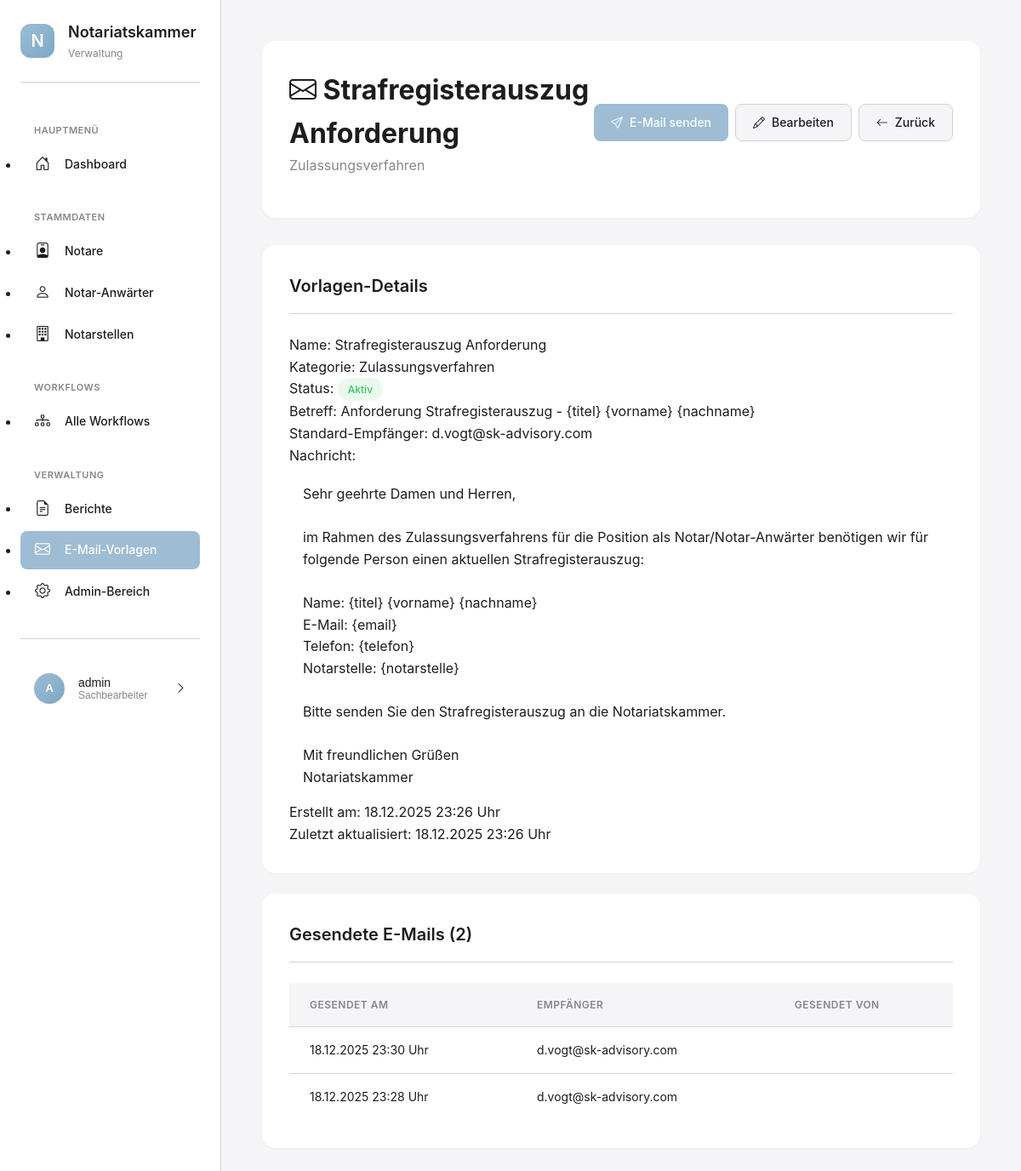
The app's page /emails/vorlagen/1/ (signed in) with its own data.
### apps/benutzer/models.py (models this page shows, shortened)
class KammerBenutzer(AbstractUser):
    ROLLEN = [
        ('admin', 'Administrator'),
        ('sachbearbeiter', 'Sachbearbeiter'),
        ('leitung', 'Leitung'),
    ]
    rolle = models.CharField(
        max_length=20,
        choices=ROLLEN,
        default='sachbearbeiter',
        verbose_name='Rolle'
    )
    abteilung = models.CharField(
        max_length=100,
        blank=True,
        verbose_name='Abteilung',
        help_text='z.B. "Zulassungen", "Aufsicht", "Allgemein"'
    )
    telefon = models.CharField(
        max_length=50,
        blank=True,
        verbose_name='Telefon'
    )
    class Meta:
        verbose_name = 'Kammermitarbeiter'
        verbose_name_plural = 'Kammermitarbeiter'
        ordering = ['last_name', 'first_name']

### apps/emails/models.py (models this page shows, shortened)
class EmailVorlage(models.Model):
    KATEGORIE_CHOICES = [
        ('strafregister', 'Strafregisterauszug'),
        ('bestellung', 'Bestellungsverfahren'),
        ('zulassung', 'Zulassungsverfahren'),
        ('aufsicht', 'Aufsichtsangelegenheiten'),
        ('allgemein', 'Allgemein'),
        ('sonstiges', 'Sonstiges'),
    ]
    name = models.CharField(
        max_length=200,
        verbose_name='Name der Vorlage',
        help_text='z.B. "Anfrage Strafregisterauszug"'
    )
    kategorie = models.CharField(
        max_length=50,
        choices=KATEGORIE_CHOICES,
        default='allgemein',
        verbose_name='Kategorie'
    )
    betreff = models.CharField(
        max_length=200,
        verbose_name='E-Mail-Betreff'
    )
    nachricht = models.TextField(
        verbose_name='E-Mail-Text',
        help_text='Platzhalter: {vorname}, {nachname}, {titel}, {notar_id}, {anwaerter_id}, {notarstelle}'
    )
    standard_empfaenger = models.EmailField(
        verbose_name='Standard-Empfänger',
        help_text='Standard-E-Mail-Adresse, an die diese Vorlage gesendet wird'
    )
    cc_empfaenger = models.CharField(
        max_length=500,
        blank=True,
        verbose_name='CC-Empfänger',
        help_text='Mehrere E-Mail-Adressen mit Komma trennen'
    )
    ist_aktiv = models.BooleanField(
        default=True,
        verbose_name='Aktiv'
    )
    erstellt_am = models.DateTimeField(auto_now_add=True)
    aktualisiert_am = models.DateTimeField(auto_now=True)
    class Meta:
        verbose_name = 'E-Mail-Vorlage'
        verbose_name_plural = 'E-Mail-Vorlagen'
        ordering = ['kategorie', 'name']

class GesendeteEmail(models.Model):
    vorlage = models.ForeignKey(
        EmailVorlage,
        on_delete=models.SET_NULL,
        null=True,
        blank=True,
        verbose_name='Verwendete Vorlage'
    )
    gesendet_von = models.ForeignKey(
        settings.AUTH_USER_MODEL,
        on_delete=models.SET_NULL,
        null=True,
        verbose_name='Gesendet von'
    )
    empfaenger = models.EmailField(verbose_name='Empfänger')
    cc_empfaenger = models.CharField(
        max_length=500,
        blank=True,
        verbose_name='CC-Empfänger'
    )
    betreff = models.CharField(max_length=200, verbose_name='Betreff')
    nachricht = models.TextField(verbose_name='Nachricht')
    notar = models.ForeignKey(
        'personen.Notar',
        on_delete=models.SET_NULL,
        null=True,
        blank=True,
        related_name='gesendete_emails',
        verbose_name='Notar'
    )
    anwaerter = models.ForeignKey(
        'personen.NotarAnwaerter',
        on_delete=models.SET_NULL,
        null=True,
        blank=True,
        related_name='gesendete_emails',
        verbose_name='Anwärter'
    )
    erfolgreich = models.BooleanField(
        default=True,
        verbose_name='Erfolgreich gesendet'
    )
    fehler = models.TextField(
        blank=True,
        verbose_name='Fehlermeldung'
    )
    gesendet_am = models.DateTimeField(auto_now_add=True, verbose_name='Gesendet am')
    class Meta:
        verbose_name = 'Gesendete E-Mail'
        verbose_name_plural = 'Gesendete E-Mails'
        ordering = ['-gesendet_am']

### apps/emails/views.py (the view)
# urls.py: path('vorlagen/<int:vorlage_id>/', views.vorlage_detail_view, name='vorlage_detail'),
@login_required
def vorlage_detail_view(request, vorlage_id):
    vorlage = get_object_or_404(EmailVorlage, id=vorlage_id)
    gesendete_emails = GesendeteEmail.objects.filter(vorlage=vorlage).order_by('-gesendet_am')[:10]
    context = {
        'vorlage': vorlage,
        'gesendete_emails': gesendete_emails,
    }
    return render(request, 'emails/vorlage_detail.html', context)

### templates/emails/vorlage_detail.html (shortened to what this page needs)
{% extends 'base_modern.html' %}
{% load static %}
{% block content %}
<div class="page-header">
    <div class="page-header-top">
        <div>
            <h1 class="page-title">
                <i class="bi bi-envelope"></i> {{ vorlage.name }}
            </h1>
            <p class="page-subtitle">{{ vorlage.get_kategorie_display }}</p>
        </div>
        <div class="page-actions">
            <a href="{% url 'email_vorbereiten' vorlage.id %}" class="btn btn-primary">
                <i class="bi bi-send"></i>
                E-Mail senden
            </a>
            <a href="{% url 'vorlage_bearbeiten' vorlage.id %}" class="btn btn-secondary">
                <i class="bi bi-pencil"></i>
                Bearbeiten
            </a>
            <a href="{% url 'vorlagen_liste' %}" class="btn btn-secondary">
                <i class="bi bi-arrow-left"></i>
                Zurück
            </a>
        </div>
    </div>
</div>
<div class="card">
    <div class="card-header">
        <h2 class="card-title">Vorlagen-Details</h2>
    </div>
    <div class="card-body">
        <div class="detail-grid">
            <div class="detail-item">
                <span class="detail-label">Name:</span>
                <span class="detail-value">{{ vorlage.name }}</span>
            </div>
            <div class="detail-item">
                <span class="detail-label">Kategorie:</span>
                <span class="detail-value">{{ vorlage.get_kategorie_display }}</span>
            </div>
            <div class="detail-item">
                <span class="detail-label">Status:</span>
                <span class="detail-value">
                    {% if vorlage.ist_aktiv %}
                        <span class="badge badge-success">Aktiv</span>
                    {% else %}
                        <span class="badge badge-secondary">Inaktiv</span>
                    {% endif %}
                </span>
            </div>
            <div class="detail-item">
                <span class="detail-label">Betreff:</span>
                <span class="detail-value">{{ vorlage.betreff }}</span>
            </div>
            <div class="detail-item">
                <span class="detail-label">Standard-Empfänger:</span>
                <span class="detail-value">{{ vorlage.standard_empfaenger }}</span>
            </div>
            <div class="detail-item" style="grid-column: 1 / -1;">
                <span class="detail-label">Nachricht:</span>
                <div class="detail-value" style="white-space: pre-wrap; background: var(--bg-secondary); padding: var(--spacing-md); border-radius: var(--border-radius); margin-top: var(--spacing-xs);">{{ vorlage.nachricht }}</div>
            </div>
            <div class="detail-item">
                <span class="detail-label">Erstellt am:</span>
                <span class="detail-value">{{ vorlage.erstellt_am|date:"d.m.Y H:i" }} Uhr</span>
            </div>
            <div class="detail-item">
                <span class="detail-label">Zuletzt aktualisiert:</span>
                <span class="detail-value">{{ vorlage.aktualisiert_am|date:"d.m.Y H:i" }} Uhr</span>
            </div>
        </div>
    </div>
</div>
{% if gesendete_emails %}
<div class="card" style="margin-top: var(--spacing-lg);">
    <div class="card-header">
        <h2 class="card-title">Gesendete E-Mails ({{ gesendete_emails|length }})</h2>
    </div>
    <div class="card-body">
        <div class="table-responsive">
            <table class="table">
                <thead>
                    <tr>
                        <th>Gesendet am</th>
                        <th>Empfänger</th>
                        <th>Gesendet von</th>
                    </tr>
                </thead>
                <tbody>
                    {% for email in gesendete_emails %}
                    <tr>
                        <td>{{ email.gesendet_am|date:"d.m.Y H:i" }} Uhr</td>
                        <td>{{ email.empfaenger }}</td>
                        <td>{{ email.gesendet_von.get_full_name }}</td>
                    </tr>
                    {% endfor %}
                </tbody>
            </table>
        </div>
    </div>
</div>
{% endif %}
{% endblock %}

### templates/base_modern.html (shortened to what this page needs)
{% load static %}
<!DOCTYPE html>
<html lang="de">
<head>
    <link rel="stylesheet" href="https://cdn.jsdelivr.net/npm/bootstrap-icons@1.11.3/font/bootstrap-icons.min.css">
    <link rel="stylesheet" href="{% static 'css/modern-style.css' %}">
</head>
<body>
    <aside class="sidebar">
        <div class="sidebar-logo">
            <div class="sidebar-logo-icon">
                N
            </div>
            <div class="sidebar-logo-text">
                <h1>Notariatskammer</h1>
                <p>Verwaltung</p>
            </div>
        </div>
        <nav class="sidebar-nav">
            <div class="sidebar-nav-section">
                <div class="sidebar-nav-section-title">Hauptmenü</div>
                <ul>
                    <li class="sidebar-nav-item">
                        <a href="{% url 'dashboard' %}" class="sidebar-nav-link {% if request.resolver_match.url_name == 'dashboard' %}active{% endif %}">
                            <i class="bi bi-house-door"></i>
                            <span>Dashboard</span>
                        </a>
                    </li>
                </ul>
            </div>
            <div class="sidebar-nav-section">
                <div class="sidebar-nav-section-title">Stammdaten</div>
                <ul>
                    <li class="sidebar-nav-item">
                        <a href="{% url 'notare_liste' %}" class="sidebar-nav-link {% if 'notare' in request.path %}active{% endif %}">
                            <i class="bi bi-person-badge"></i>
                            <span>Notare</span>
                        </a>
                    </li>
                    <li class="sidebar-nav-item">
                        <a href="{% url 'anwaerter_liste' %}" class="sidebar-nav-link {% if 'anwaerter' in request.path %}active{% endif %}">
                            <i class="bi bi-person"></i>
                            <span>Notar-Anwärter</span>
                        </a>
                    </li>
                    <li class="sidebar-nav-item">
                        <a href="{% url 'notarstellen_liste' %}" class="sidebar-nav-link {% if 'notarstellen' in request.path %}active{% endif %}">
                            <i class="bi bi-building"></i>
                            <span>Notarstellen</span>
                        </a>
                    </li>
                </ul>
            </div>
            <div class="sidebar-nav-section">
                <div class="sidebar-nav-section-title">Workflows</div>
                <ul>
                    <li class="sidebar-nav-item">
                        <a href="{% url 'workflow_liste' %}" class="sidebar-nav-link {% if 'workflows' in request.path and 'workflow_liste' in request.resolver_match.url_name %}active{% endif %}">
                            <i class="bi bi-diagram-3"></i>
                            <span>Alle Workflows</span>
                        </a>
                    </li>
                </ul>
            </div>
            <div class="sidebar-nav-section">
                <div class="sidebar-nav-section-title">Verwaltung</div>
                <ul>
                    <li class="sidebar-nav-item">
                        <a href="{% url 'berichte_uebersicht' %}" class="sidebar-nav-link {% if 'berichte' in request.path %}active{% endif %}">
                            <i class="bi bi-file-earmark-text"></i>
                            <span>Berichte</span>
                        </a>
                    </li>
                    <li class="sidebar-nav-item">
                        <a href="{% url 'vorlagen_liste' %}" class="sidebar-nav-link {% if 'emails' in request.path %}active{% endif %}">
                            <i class="bi bi-envelope"></i>
                            <span>E-Mail-Vorlagen</span>
                        </a>
                    </li>
                    <li class="sidebar-nav-item">
                        <a href="/admin/" class="sidebar-nav-link">
                            <i class="bi bi-gear"></i>
                            <span>Admin-Bereich</span>
                        </a>
                    </li>
                </ul>
            </div>
        </nav>
        <div class="user-menu">
            <button class="user-menu-button" onclick="toggleUserMenu()">
                <div class="user-avatar">
                    {{ user.first_name.0|default:user.username.0|upper }}
                </div>
                <div class="user-info">
                    <div class="user-name">{{ user.get_full_name|default:user.username }}</div>
                    <div class="user-role">{{ user.get_rolle_display|default:"Benutzer" }}</div>
                </div>
                <i class="bi bi-chevron-right"></i>
            </button>
        </div>
    </aside>
    <main class="main-content">
        {% block content %}{% endblock %}
    </main>
</body>
</html>

### records on screen
KammerBenutzer: first_name.0 "A", get_full_name "admin", rolle "Sachbearbeiter"
EmailVorlage: name "Strafregisterauszug Anforderung", kategorie "Zulassungsverfahren", betreff "Anforderung Strafregisterauszug - {titel} {vorname} {nachname}", standard_empfaenger "d.vogt@sk-advisory.com", nachricht "Sehr geehrte Damen und Herren, im Rahmen des Zulassungsverfahrens für die Position als Notar/Notar-Anwärter benötigen wir für folgende Person einen aktuellen Strafregisterauszug: Name: {titel} {vorname} {nachname} E-Mail: {email} Telefon: {telefon} Notarstelle: {notarstelle} Bitte senden Sie den Strafregisterauszug an die Notariatskammer. Mit freundlichen Grüßen Notariatskammer", erstellt_am "18.12.2025 23:26", aktualisiert_am "18.12.2025 23:26"
GesendeteEmail: gesendet_am "18.12.2025 23:30", empfaenger "d.vogt@sk-advisory.com"
GesendeteEmail: gesendet_am "18.12.2025 23:28", empfaenger "d.vogt@sk-advisory.com"

### other values on screen
{{ gesendete_emails|length }} "2"
